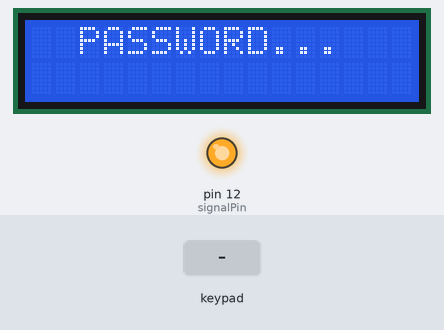
The sketch below on a simulated Arduino Uno, built with avr-gcc and run on an emulated ATmega328P. On the bench: 16×2 character LCD, output pins drawn as LEDs (lit = HIGH). The test bench sets the inputs (shaded band).

Above: at 1.2 s.
1.3 s: keypad keys 1 2 3 4 5 6 7 # pressed 0.4 s apart
At 4.8 s:
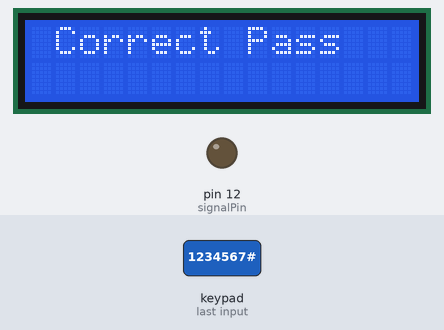
6.7 s: key '*' pressed
At 7.5 s:
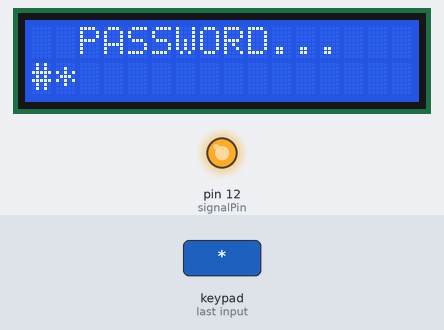
8.2 s: keypad keys 1 2 3 4 5 6 7 * pressed 0.4 s apart
At 10.2 s:
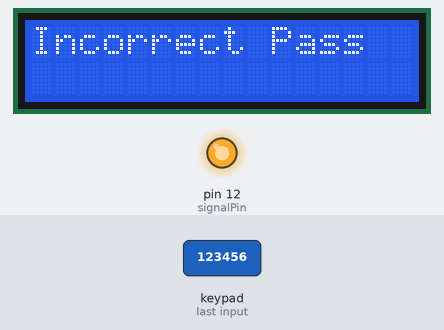
14.4 s: key '#' pressed
At 15.6 s:
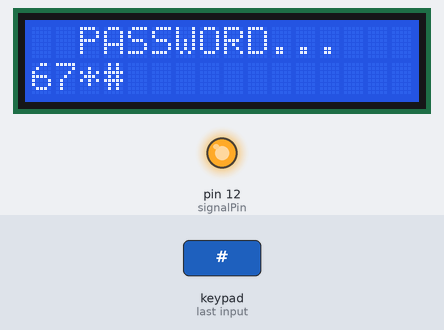
15.9 s: key '*' pressed
At 16.7 s:
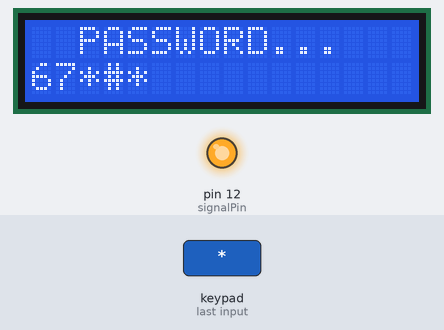
17.4 s: key '#' pressed
At 17.8 s:
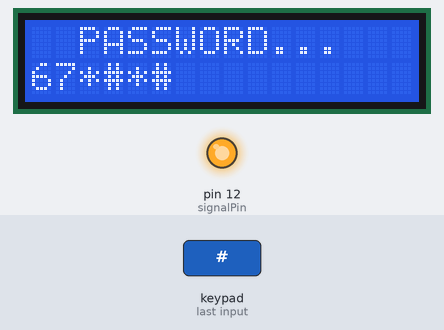
Timing chart, 0 to 19.9 s (numbered marks = the images above; inputs shaded):
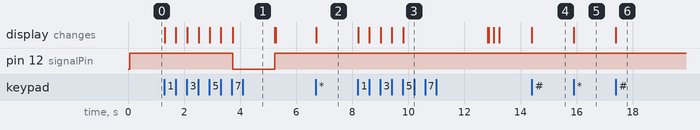

Measured:
- after the input at 1.3 s, pin 12 (signalPin): HIGH → LOW after 2.4 s, → HIGH 1.5 s later; the display: first changes at once (image 1 shows a later state)
- after the input at 6.7 s, the display: changes at once (image 2)
- after the input at 8.2 s, the display: first changes at once (image 3 shows a later state)
- after the input at 14.4 s, the display: changes at once (image 4)
- after the input at 15.9 s, the display: changes at once (image 5)
- after the input at 17.4 s, the display: changes at once (image 6)

The sketch:

keypad_3x4.ino
```cpp
#include <Wire.h>
#include <LiquidCrystal_I2C.h>
#include <Keypad.h>

#define Password_Length 8

int signalPin = 12;

char Data[Password_Length];
char Master[Password_Length] = "1234567";
byte data_count = 0, master_count = 0;
bool Pass_is_good;
char customKey;

const byte ROWS = 4;
const byte COLS = 3;

char hexaKeys[ROWS][COLS] = {
  {'1', '2', '3'},
  {'4', '5', '6'},
  {'7', '8', '9'},
  {'*', '0', '#'}
};

byte rowPins[ROWS] = {9, 8, 7, 6};
byte colPins[COLS] = {5, 4, 3};

Keypad customKeypad = Keypad(makeKeymap(hexaKeys), rowPins, colPins, ROWS, COLS);

LiquidCrystal_I2C lcd(0x3f, 16, 2);

void setup(){
  lcd.init();
  lcd.backlight();
  pinMode(signalPin, OUTPUT);
  digitalWrite(signalPin, HIGH);
}

void loop(){
  lcd.setCursor(0,0);
  lcd.print("  PASSWORD...");

  customKey = customKeypad.getKey();
  if (customKey){
    Data[data_count] = customKey;
    lcd.setCursor(data_count,1);
    lcd.print(Data[data_count]);
    data_count++;
  }

  if(data_count == Password_Length-1){
    lcd.clear();

    if(!strcmp(Data, Master)){
      lcd.print(" Correct Pass");
      digitalWrite(signalPin, LOW);
      delay(1500);
      digitalWrite(signalPin, HIGH);
    }
    else{
      lcd.print("Incorrect Pass");
      delay(3000);
    }

    lcd.clear();
    clearData();
  }
}

void clearData(){
  while(data_count !=0){
    Data[data_count--] = 0;
  }
  return;
}
```
